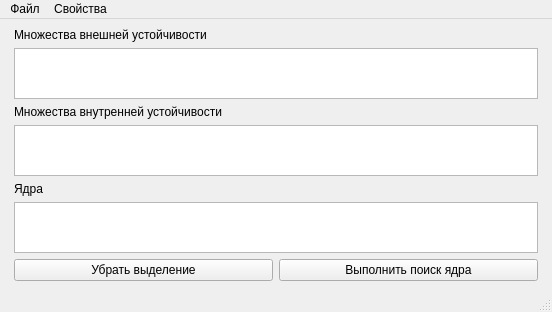
<?xml version="1.0" encoding="UTF-8"?>
<ui version="4.0">
 <class>MainWindow</class>
 <widget class="QMainWindow" name="MainWindow">
  <property name="geometry">
   <rect>
    <x>0</x>
    <y>0</y>
    <width>552</width>
    <height>312</height>
   </rect>
  </property>
  <property name="minimumSize">
   <size>
    <width>552</width>
    <height>312</height>
   </size>
  </property>
  <property name="windowTitle">
   <string>MainWindow</string>
  </property>
  <widget class="QWidget" name="centralwidget">
   <layout class="QHBoxLayout" name="horizontalLayout">
    <item>
     <layout class="QGridLayout" name="graphLayout"/>
    </item>
    <item>
     <layout class="QVBoxLayout" name="propertyView">
      <property name="leftMargin">
       <number>5</number>
      </property>
      <property name="rightMargin">
       <number>5</number>
      </property>
      <item>
       <widget class="QLabel" name="lexsButton">
        <property name="sizePolicy">
         <sizepolicy hsizetype="Preferred" vsizetype="Preferred">
          <horstretch>0</horstretch>
          <verstretch>0</verstretch>
         </sizepolicy>
        </property>
        <property name="text">
         <string>Множества внешней устойчивости</string>
        </property>
       </widget>
      </item>
      <item>
       <widget class="QListView" name="lexList"/>
      </item>
      <item>
       <widget class="QLabel" name="linsButton">
        <property name="sizePolicy">
         <sizepolicy hsizetype="Preferred" vsizetype="Preferred">
          <horstretch>0</horstretch>
          <verstretch>0</verstretch>
         </sizepolicy>
        </property>
        <property name="text">
         <string>Множества внутренней устойчивости</string>
        </property>
       </widget>
      </item>
      <item>
       <widget class="QListView" name="linsList"/>
      </item>
      <item>
       <widget class="QLabel" name="lcsButton">
        <property name="sizePolicy">
         <sizepolicy hsizetype="Preferred" vsizetype="Preferred">
          <horstretch>0</horstretch>
          <verstretch>0</verstretch>
         </sizepolicy>
        </property>
        <property name="text">
         <string>Ядра</string>
        </property>
       </widget>
      </item>
      <item>
       <widget class="QListView" name="lcsList"/>
      </item>
      <item>
       <layout class="QHBoxLayout" name="buttonsView">
        <property name="leftMargin">
         <number>0</number>
        </property>
        <item>
         <widget class="QPushButton" name="removeSelectButton">
          <property name="text">
           <string>Убрать выделение</string>
          </property>
         </widget>
        </item>
        <item>
         <widget class="QPushButton" name="findCoresButton">
          <property name="text">
           <string>Выполнить поиск ядра</string>
          </property>
         </widget>
        </item>
       </layout>
      </item>
     </layout>
    </item>
   </layout>
  </widget>
  <widget class="QMenuBar" name="menubar">
   <property name="geometry">
    <rect>
     <x>0</x>
     <y>0</y>
     <width>552</width>
     <height>20</height>
    </rect>
   </property>
   <widget class="QMenu" name="fileMenu">
    <property name="title">
     <string>Файл</string>
    </property>
    <addaction name="openFile"/>
    <addaction name="saveFile"/>
    <addaction name="saveAsFile"/>
   </widget>
   <widget class="QMenu" name="propertyMenu">
    <property name="title">
     <string>Свойства</string>
    </property>
    <addaction name="orientation"/>
    <addaction name="changeTheme"/>
    <addaction name="about"/>
   </widget>
   <addaction name="fileMenu"/>
   <addaction name="propertyMenu"/>
  </widget>
  <widget class="QStatusBar" name="statusbar"/>
  <action name="openFile">
   <property name="text">
    <string>Открыть</string>
   </property>
   <property name="shortcut">
    <string>Ctrl+N</string>
   </property>
  </action>
  <action name="saveFile">
   <property name="text">
    <string>Сохранить</string>
   </property>
   <property name="shortcut">
    <string>Ctrl+S</string>
   </property>
  </action>
  <action name="saveAsFile">
   <property name="text">
    <string>Сохранить как</string>
   </property>
   <property name="shortcut">
    <string>Ctrl+Shift+S</string>
   </property>
  </action>
  <action name="orientation">
   <property name="checkable">
    <bool>true</bool>
   </property>
   <property name="checked">
    <bool>true</bool>
   </property>
   <property name="text">
    <string>Ориентация</string>
   </property>
  </action>
  <action name="changeTheme">
   <property name="checkable">
    <bool>true</bool>
   </property>
   <property name="text">
    <string>Черная тема</string>
   </property>
  </action>
  <action name="about">
   <property name="text">
    <string>О программе</string>
   </property>
  </action>
 </widget>
 <resources/>
 <connections/>
</ui>
